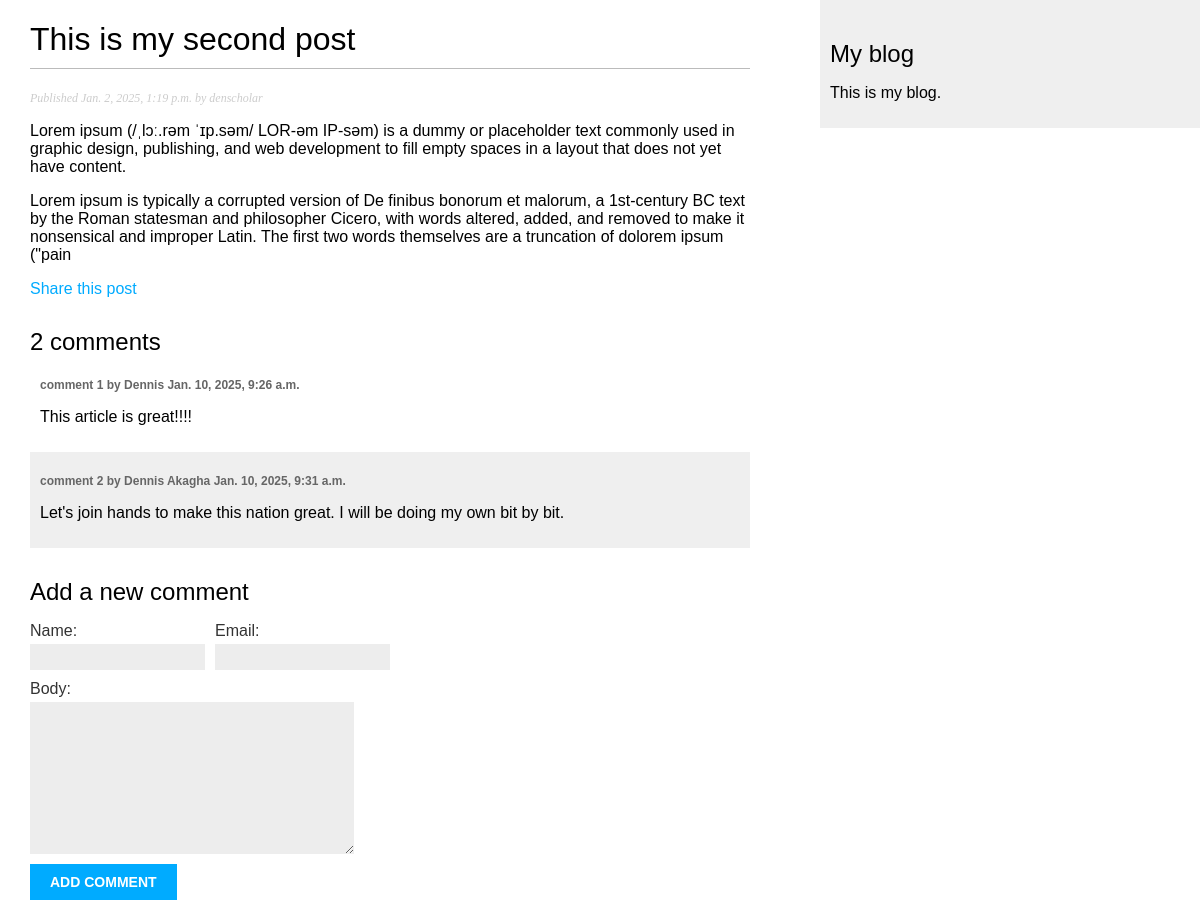
/2025/1/2/this-is-my-second-post/, run on the app's committed database.
### blog/models.py (models this page shows, shortened)
class Post(models.Model):
    class Status(models.TextChoices):
        DRAFT = "DF", "Draft"
        PUBLISHED = "PB", "Published"
    title = models.CharField(max_length=250)
    slug = models.SlugField(max_length=250, unique_for_date="publish")
    author = models.ForeignKey(
        settings.AUTH_USER_MODEL, on_delete=models.CASCADE, related_name="blog_posts"
    )
    body = models.TextField()
    publish = models.DateTimeField(default=timezone.now)
    created = models.DateTimeField(auto_now_add=True)
    updated = models.DateTimeField(auto_now=True)
    status = models.CharField(max_length=2, choices=Status, default=Status.DRAFT)
    objects = models.Manager()  # The default manager
    published = PublishedManager()  # Our custom manager.
    tags = TaggableManager()
    class Meta:
        ordering = ["-publish"]

class Comment(models.Model):
    post = models.ForeignKey(Post, on_delete=models.CASCADE, related_name="comments")
    name = models.CharField(max_length=80)
    email = models.EmailField()
    body = models.TextField()
    created = models.DateTimeField(auto_now_add=True)
    updated = models.DateTimeField(auto_now=True)
    active = models.BooleanField(default=True)
    class Meta:
        ordering = ["created"]
        indexes = [
            models.Index(fields=["created"]),
        ]

### blog/views.py (the view)
def post_detail(request, year, month, day, post):
    post = get_object_or_404(
        Post,
        status=Post.Status.PUBLISHED,
        slug=post,
        publish__year=year,
        publish__month=month,
        publish__day=day,
    )
    comments = post.comments.filter(active=True)
    form = CommentForm()  # Form for users to comment
    context = {
        "post": post,
        "form": form,
        "comments": comments,
    }
    return render(request, "blog/detail.html", context)

### blog/forms.py
class CommentForm(forms.ModelForm):
    class Meta:
        model = Comment
        fields = ["name", "email", "body"]

### blog/templates/blog/detail.html
{% extends 'base.html' %} {% block title %} {{ post.title}} {% endblock %}
{% block content %}
<h1>{{ post.title }}</h1>
<p class="date">Published {{ post.publish }} by {{ post.author }}</p>
{{ post.body|linebreaks }}
<p><a href="{% url 'blog:post_share' post.id %}">Share this post</a></p>
{% with comments.count as total_comments %}
    <h2>{{ total_comments }} comment{{ total_comments|pluralize }}</h2>
{% endwith %}
{% for comment in comments  %}
    <div class="comment">
        <p class="info">
            comment {{ forloop.counter }} by {{ comment.name }} {{ comment.created }}
        </p>
        {{ comment.body|linebreaks }}
    </div>
    {% empty %} <p>There are no comments.</p>
{% endfor %}
    {% include 'blog/includes/comment_form.html' %}
{% endblock %}

### static/css/blog.css (style rules this page uses)
body { margin: 0; padding: 0; font-family: helvetica, sans-serif; }
a { color: #00abff; text-decoration: none; }
h1 { font-weight: normal; border-bottom: 1px solid #bbb; padding: 0 0 10px 0; }
h2 { font-weight: normal; margin: 30px 0 0; }
p.date { color: #ccc; font-family: georgia, serif; font-size: 12px; font-style: italic; }
label { float: left; clear: both; color: #333; margin-bottom: 4px; }
input, textarea { clear: both; float: left; margin: 0 0 10px; background: #ededed; border: 0; padding: 6px 10px; font-size: 12px; }
.comment { padding: 10px; }
.comment:nth-child(even) { background: #efefef; }
.comment .info { font-weight: bold; font-size: 12px; color: #666; }

### data on the page
Post: title "This is my second post", publish "Jan. 2, 2025, 1:19 p.m.", author "denscholar", body "Lorem ipsum (/ˌlɔː.rəm ˈɪp.səm/ LOR-əm IP-səm) is a dummy or placeholder text commonly used in graphic design, publishing, and web development to fill empty spaces in a layout that does not yet have content. Lorem ipsum is typically a corrupted version of De finibus bonorum et malorum, a 1st-century BC text by the Roman statesman and philosopher Cicero, with words altered, added, and removed to make it nonsensical and improper Latin. The first two words themselves are a truncation of dolorem ipsum (\"pain"
Comment: name "Dennis", created "Jan. 10, 2025, 9:26 a.m.", body "This article is great!!!!"
Comment: name "Dennis Akagha", created "Jan. 10, 2025, 9:31 a.m.", body "Let's join hands to make this nation great. I will be doing my own bit by bit."

### other printed values
{{ total_comments }} "2"
